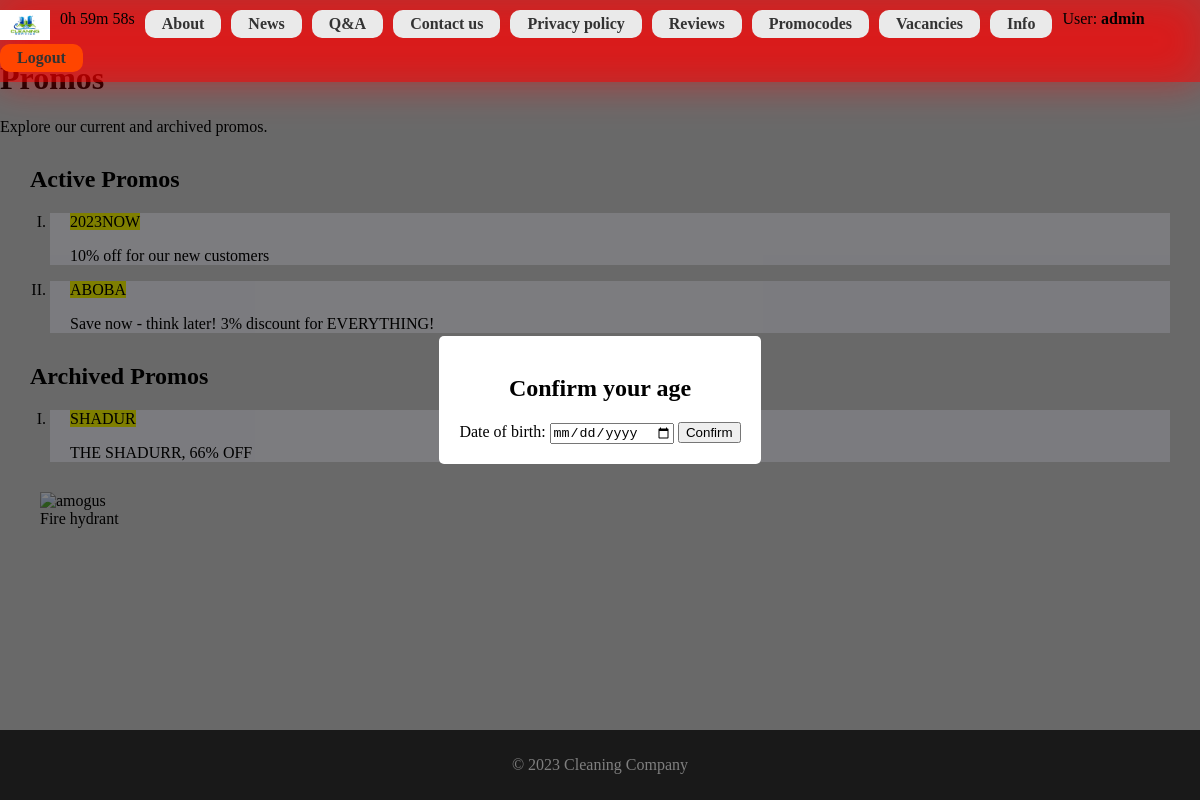
The page /promos/ (signed in) on the database its author committed.
### newvision/models.py (models this page shows, shortened)
class Promo(models.Model):
    code = models.CharField(max_length=20, unique=True)
    description = models.TextField()
    is_archived = models.BooleanField(default=False)
    discount = models.DecimalField(max_digits=5, decimal_places=1, default=0)

### newvision/views.py (the view)
# urls.py: path('promos/', views.promos, name='promos'),
def promos(request):
    active_promos = Promo.objects.filter(is_archived=False)
    archived_promos = Promo.objects.filter(is_archived=True)
    context = {
        'active_promos': active_promos,
        'archived_promos': archived_promos,
    }
    return render(request, 'newvision/promos.html', context)

### newvision/templates/newvision/promos.html (shortened to what this page needs)
{% extends "base_generic.html" %}
{% load static %}
{% block styling %}
    <link rel="stylesheet" href="{% static 'newvision/css/promos.css' %}">
{% endblock %}
{% block content %}
    <header>
        <h1>Promos</h1>
        <p>Explore our current and archived promos.</p>
    </header>
    <section>
        <ul class="ul-promos">
            <h2>Active Promos</h2>
            {% for promo in active_promos %}
                <li class="li-promos">
                <article>
                    <mark>{{ promo.code }}</mark>
                    <p>{{ promo.description }}</p>
                </article>
            {% empty %}
                <p>No active promos available.</p>
            {% endfor %}
            </li>
        </ul>
    </section>
    <section>
        <ul class="ul-promos">
            <h2>Archived Promos</h2>
            {% for promo in archived_promos %}
                <li class="li-promos">
                <article>
                    <mark>{{ promo.code }}</mark>
                    <p>{{ promo.description }}</p>
                </article>
            {% empty %}
                <p>No archived promos available.</p>
            {% endfor %}
            </li>
        </ul>
    </section>
    <figure>
        <img src="https://upload.wikimedia.org/wikipedia/commons/thumb/a/ac/TST_East_Waterfront_Podium_Garden_trash_bin.JPG/220px-TST_East_Waterfront_Podium_Garden_trash_bin.JPG"
             alt="amogus">
        <figcaption>Fire hydrant</figcaption>
    </figure>
{% endblock %}

### cleaning/templates/base_generic.html (shortened to what this page needs)
{% load static %}
<!DOCTYPE html>
<html lang="en">
<head>
    <link rel="stylesheet" href="{% static 'cleaning/css/styles.css' %}"/>
    <link rel="stylesheet" href="{% static 'cleaning/css/age.css' %}"/>
    {% block styling %}{% endblock %}
</head>
<body>
<div class="container-fluid">
    <div class="row">
        <div class="col-sm-12">
            {% block sidebar %}
                <ul class="sidebar-nav">
                    <li><a href="{% url 'newvision:home' %}">
                        <img src="{% static 'images/logo.ico' %}" alt="logo" width="50" height="30">
                    </a></li>
                    <li>
                        <div id="countdown"></div>
                    </li>
                    <li><a class="login-button" href="{% url 'newvision:about' %}">About</a></li>
                    <li><a class="login-button" href="{% url 'newvision:news' %}">News</a></li>
                    <li><a class="login-button" href="{% url 'newvision:questions' %}">Q&A</a></li>
                    <li><a class="login-button" href="{% url 'newvision:contacts' %}">Contact us</a></li>
                    <li><a class="login-button" href="{% url 'newvision:policy' %}">Privacy policy</a></li>
                    <li><a class="login-button" href="{% url 'newvision:reviews' %}">Reviews</a></li>
                    <li><a class="login-button" href="{% url 'newvision:promos' %}">Promocodes</a></li>
                    <li><a class="login-button" href="{% url 'newvision:vacancies' %}">Vacancies</a></li>
                    <li><a class="login-button" href="{% url 'index' %}">Info</a></li>
                    {% if user.is_authenticated %}
                        <li>User: <strong style="font-weight: bold">{{ user.get_username }}</strong></li>
                        <li><a class="login-button" style="background-color:orangered"
                               href="{% url 'logout' %}?next={{ '' }}">Logout</a></li>
                    {% else %}
                        <li><a class="login-button" href="{% url 'servicepacks' %}">All service packs</a></li>
                        <li><a class="login-button register" href="{% url 'register' %}?next={{ '' }}">Register</a></li>
                        <li><a class="login-button register" href="{% url 'login' %}?next={{ '/cleaning' }}">Login</a>
                        </li>
                    {% endif %}
                </ul>
            {% endblock %}
        </div>
        <div class="col-sm-10 ">{% block content %}{% endblock %}</div>
        <div id="ageModal">
            <div id="modalContent">
                <h2>Confirm your age</h2>
                <label for="birthdate">Date of birth:</label>
                <input type="date" id="birthdate">
                <button onclick="checkAge()">Confirm</button>
            </div>
        </div>
    </div>
</div>
<div style="flex-grow: 1;"></div>
<footer style="background-color: #333; color: white; text-align: center; padding: 10px 0;">
    <p>&copy; 2023 Cleaning Company</p>
</footer>
</body>
</html>

### cleaning/static/cleaning/css/styles.css (style rules this page uses)
.sidebar-nav { margin-top: 0; display: flex; flex-wrap: wrap; justify-content: flex-start; list-style: none; padding: 10px 0; position: fixed; width: 100%; z-index: 10; background-color: rgba(255, 0, 0, 0.5); }
.sidebar-nav::before { content: ""; position: absolute; top: 0; left: 0; width: 100%; height: 100%; background: inherit; filter: blur(20px); z-index: -1; }
.sidebar-nav li { margin-right: 10px; }
.sidebar-nav a { text-decoration: none; }
.login-button { display: inline-block; padding: 5px 17px; background-color: #eaeaea; border: none; border-radius: 10px; font-size: 16px; font-weight: bold; text-decoration: none; color: #333; transition: background-color 0.3s ease; }
body { display: flex; flex-direction: column; min-height: 100vh; margin: 0; background-color: #d3d3d3; }
.row { overflow-x: hidden; }
footer { background-color: #f0f0f0; padding: 10px; text-align: center; }
.col-sm-10 { margin-top: 60px; }

### cleaning/static/cleaning/css/age.css (style rules this page uses)
body.modal-open { overflow: hidden; }
#ageModal { display: none; position: fixed; top: 0; left: 0; width: 100%; height: 100%; background-color: rgba(0, 0, 0, 0.5); justify-content: center; align-items: center; }
#modalContent { background-color: #fff; padding: 20px; border-radius: 5px; text-align: center; }

### newvision/static/newvision/css/promos.css (style rules this page uses)
.ul-promos { margin: 30px; padding: 0; list-style: upper-roman none; }
.li-promos { margin-left: 20px; padding-left: 20px; background-color: ghostwhite; }

### rows shown on the page
Promo: code "2023NOW", description "10% off for our new customers"
Promo: code "ABOBA", description "Save now - think later! 3% discount for EVERYTHING!"
Promo: code "SHADUR", description "THE SHADURR, 66% OFF"

### other values the page prints
{{ user.get_username }} "admin"
